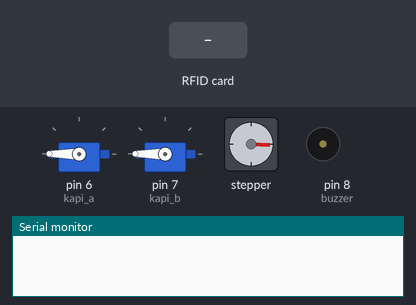
This sketch was run on a simulated Arduino Uno, built with avr-gcc and run on an emulated ATmega328P. Parts: 2 × servo, stepper motor, buzzer (waves = sounding, pin HIGH), the last lines printed to the serial monitor. The inputs (shaded band) are chosen by the test bench. Stepper angles assume 200 steps per turn; pins used as bus, display or sensor lines are not drawn.

Above: at 1.2 s.
1.3 s: RFID card 5E 7A 19 C4 held to the reader
At 2.53 s:
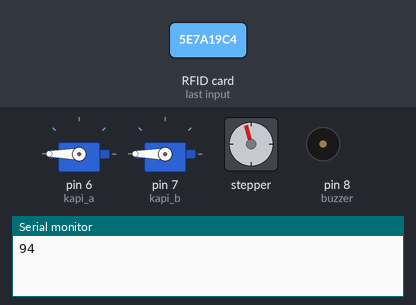
4.8 s: RFID card 5E 7A 19 C4 held to the reader
At 11.19 s:
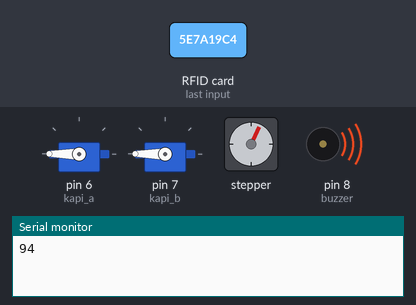
Timing chart, 0 to 40.2 s (numbered marks = the images above; inputs shaded):
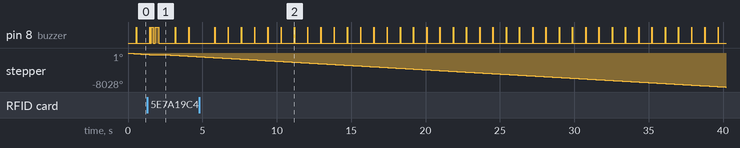

The sketch:

bant_programi.ino
```cpp
#include <SPI.h>
#include <MFRC522.h>
#include <Stepper.h>
#include <Servo.h>


#define SS_PIN 10
#define RST_PIN 9

MFRC522 mfrc522(SS_PIN, RST_PIN);

int en_son = 1;
int ozel_deger=0;

unsigned int buzzer = 8; //buzzer pin 2

//servolar tanımlanıyor
Servo kapi_a;
Servo kapi_b;

//step motor tanımlanıyor
const int cozunurluk = 200;
Stepper bant_motor(cozunurluk, 2, 3, 4, 5);

void setup() {
    Serial.begin(9600); // Initialize serial communications with the PC
    SPI.begin();            // Init SPI bus
    mfrc522.PCD_Init(); // Init MFRC522 card
    pinMode(buzzer, OUTPUT);
    Serial.begin(9600);
  //servo pinleri
  kapi_a.attach(6);
  kapi_b.attach(7);
  //step motor hız
  bant_motor.setSpeed(60);
  kapi_a.write(180);
  kapi_b.write(180);
}

void loop() {
 bant_motor.step(-100);
 digitalWrite(buzzer, HIGH);
 rf_id();
  digitalWrite(buzzer, LOW);
            kapi_a.write(180);
            kapi_b.write(180);
              bant_motor.setSpeed(35);
}

void rf_id(){
   if ( ! mfrc522.PICC_IsNewCardPresent()) {
        return;
    }

    if ( ! mfrc522.PICC_ReadCardSerial()) {
        return;
    }

      //kartın UID'sini oku, rfid isimli string'e kaydet
  String rfid = "";
  for (byte i = 0; i < mfrc522.uid.size; i++)
  {
    rfid += mfrc522.uid.uidByte[i] < 0x10 ? " 0" : " ";
    rfid += String(mfrc522.uid.uidByte[i], DEC);
  }

  rfid.trim();
  rfid.toUpperCase();

  ozel_deger=rfid.toInt();

    if(ozel_deger!=en_son){
        en_son=ozel_deger;
        Serial.println(ozel_deger);
        digitalWrite(buzzer, HIGH);
        delay(61);
        digitalWrite(buzzer, LOW);
        delay(61);
        digitalWrite(buzzer, HIGH);
        delay(125);
        digitalWrite(buzzer, LOW);
        delay(125);
        digitalWrite(buzzer, HIGH);
        delay(250);
        digitalWrite(buzzer, LOW);
        delay(250);
        bant_motor.setSpeed(60);
          if(en_son==87 || en_son==183){
            //step
            kapi_a.write(125);
            kapi_b.write(180);
            bant_motor.step(-500);
            }
           if(en_son==39 || en_son==23){
            kapi_a.write(180);
            kapi_b.write(130);
            bant_motor.step(-700);
            }
            if(en_son==103 || en_son==231){
            kapi_a.write(180);
            kapi_b.write(180);
            bant_motor.step(-900);
            }

      }
  }
```

Measured:
- by itself, pin 8 (buzzer): alternates HIGH for 0.03 s and LOW for 0.87 s
